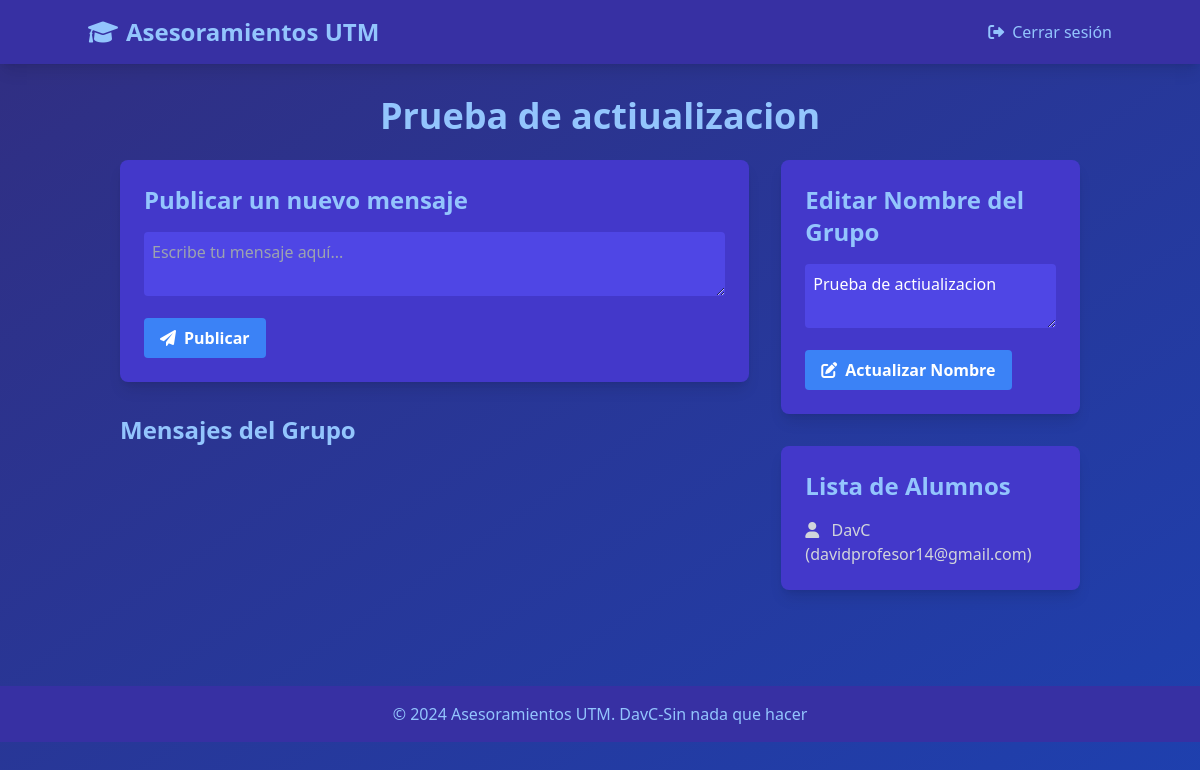
The page /pages/asesoria.php?id_grupo=1 (signed in) on the database its author committed.
### tables this page shows
CREATE TABLE `grupos` (
  `id_grupo` int(11) NOT NULL AUTO_INCREMENT,
  `namecreador` varchar(255) NOT NULL,
  `correocreador` varchar(255) NOT NULL,
  `descripcion` text NOT NULL,
  `id_alumno` text DEFAULT NULL,
  PRIMARY KEY (`id_grupo`)
);

CREATE TABLE `usuarios` (
  `id_user` int(3) NOT NULL AUTO_INCREMENT,
  `username` varchar(30) NOT NULL,
  `correo` varchar(30) NOT NULL,
  `password` varchar(30) NOT NULL,
  `instituto` int(2) NOT NULL,
  PRIMARY KEY (`id_user`)
);

### pages/asesoria.php (the view, shortened to what this page needs)
<?php
include 'conection.php';
$id_user = $_SESSION['id_user'];
$id_grupo = isset($_GET['id_grupo']) ? $_GET['id_grupo'] : null;
$user = getUser($conn, $id_user);
$grupo = getGrupo($conn, $id_grupo);
$role = $grupo['correocreador'] === $user['correo'] ? 'profesor' : 'alumno';
$alumnos = $role === 'profesor' ? obtenerAlumnos($conn, $id_grupo) : null;
function getUser($conn, $id_user)
{
    $stmt = $conn->prepare("SELECT * FROM usuarios WHERE id_user = ?");
    $stmt->bind_param("i", $id_user);
    $stmt->execute();
    return $stmt->get_result()->fetch_assoc();
}
function getGrupo($conn, $id_grupo)
{
    $stmt = $conn->prepare("SELECT * FROM grupos WHERE id_grupo = ?");
    $stmt->bind_param("i", $id_grupo);
    $stmt->execute();
    return $stmt->get_result()->fetch_assoc();
}
function obtenerAlumnos($conn, $id_grupo)
{
    $stmt = $conn->prepare("SELECT u.username, u.correo FROM usuarios u JOIN grupos g ON FIND_IN_SET(u.id_user, g.id_alumno) WHERE g.id_grupo = ?");
    $stmt->bind_param("i", $id_grupo);
    $stmt->execute();
    return $stmt->get_result()->fetch_all(MYSQLI_ASSOC);
}
?>
<!DOCTYPE html>
<html lang="es">
<head>
    <script src="https://cdn.tailwindcss.com"></script>
    <link href="https://cdnjs.cloudflare.com/ajax/libs/font-awesome/6.0.0-beta3/css/all.min.css" rel="stylesheet">
</head>
<body class="bg-gradient-to-br from-indigo-900 to-blue-800 text-gray-200 min-h-screen">
    <nav class="bg-indigo-800 p-4 shadow-lg">
        <div class="container mx-auto flex justify-between items-center">
            <a href="index.php" class="text-2xl font-bold text-blue-300 hover:text-blue-200 transition duration-300">
                <i class="fas fa-graduation-cap mr-2"></i>Asesoramientos UTM
            </a>
            <a href="logout.php" class="text-blue-300 hover:text-blue-200 transition duration-300">
                <i class="fas fa-sign-out-alt mr-2"></i>Cerrar sesión
            </a>
        </div>
    </nav>
    <div class="container mx-auto p-8">
        <h1 class="text-4xl font-bold mb-6 text-center text-blue-300"><?php echo htmlspecialchars($grupo['descripcion']); ?></h1>
        <div class="grid grid-cols-1 md:grid-cols-3 gap-8">
            <div class="md:col-span-2">
                <div class="bg-indigo-700 p-6 rounded-lg shadow-lg mb-8">
                    <h2 class="text-2xl font-bold mb-4 text-blue-300">Publicar un nuevo mensaje</h2>
                    <form id="mensajeForm" class="space-y-4">
                        <div>
                            <textarea name="mensaje" required class="w-full p-2 rounded bg-indigo-600 text-white" placeholder="Escribe tu mensaje aquí..."></textarea>
                        </div>
                        <button type="submit" class="bg-blue-500 hover:bg-blue-600 text-white font-bold py-2 px-4 rounded transition duration-300">
                            <i class="fas fa-paper-plane mr-2"></i>Publicar
                        </button>
                    </form>
                </div>
                <h2 class="text-2xl font-bold mb-4 text-blue-300">Mensajes del Grupo</h2>
            </div>
            <div class="md:col-span-1">
                <?php if ($role === 'profesor'): ?>
                    <div class="bg-indigo-700 p-6 rounded-lg shadow-lg mb-8">
                        <h2 class="text-2xl font-bold mb-4 text-blue-300">Editar Nombre del Grupo</h2>
                        <form id="descripcionForm" class="space-y-4">
                            <div>
                                <textarea name="descripcion" required class="w-full p-2 rounded bg-indigo-600 text-white"><?php echo htmlspecialchars($grupo['descripcion']); ?></textarea>
                            </div>
                            <button type="submit" class="bg-blue-500 hover:bg-blue-600 text-white font-bold py-2 px-4 rounded transition duration-300">
                                <i class="fas fa-edit mr-2"></i>Actualizar Nombre
                            </button>
                        </form>
                    </div>
                    <div class="bg-indigo-700 p-6 rounded-lg shadow-lg mb-8">
                        <h2 class="text-2xl font-bold mb-4 text-blue-300">Lista de Alumnos</h2>
                        <ul class="space-y-4">
                            <?php foreach ($alumnos as $alumno): ?>
                                <li class="text-gray-300">
                                    <i class="fas fa-user mr-2"></i>
                                    <?php echo htmlspecialchars($alumno['username']) . ' (' . htmlspecialchars($alumno['correo']) . ')'; ?>
                                </li>
                            <?php endforeach; ?>
                        </ul>
                    </div>
                <?php endif; ?>
            </div>
        </div>
    </div>
    <footer class="bg-indigo-800 text-center p-4 mt-8">
        <p class="text-blue-300">&copy; 2024 Asesoramientos UTM. DavC-Sin nada que hacer</p>
    </footer>
</body>
</html>

### rows shown on the page
grupos: descripcion "Prueba de actiualizacion"
usuarios: username "DavC", correo "davidprofesor14@gmail.com"
